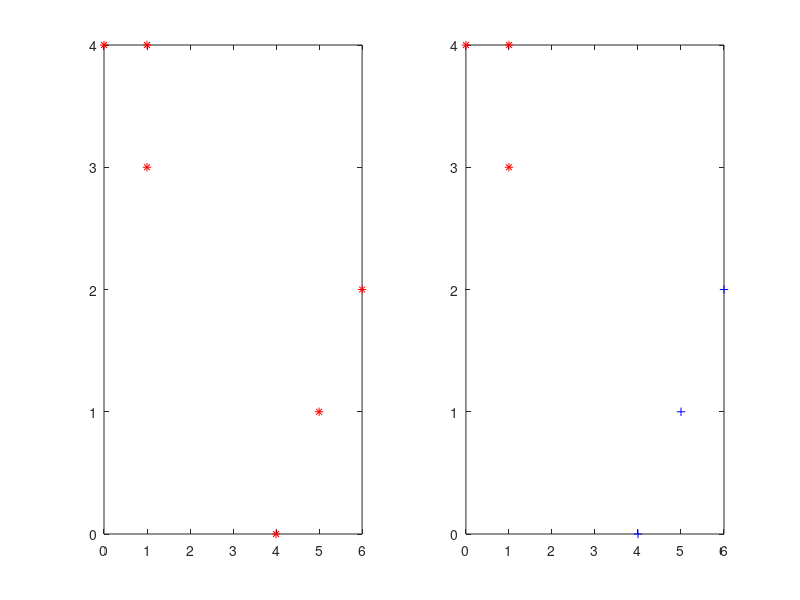

The MATLAB source for this figure:
%input the observation
x=[1 1 0 5 6 4];
y=[4 3 4 1 2 0];

%randomly assign a cluster label and report
for i=1:6
    if rand<0.5
        label(i)=1;
    else
        label(i)=2;
    end
end

%compute the initial cluster center
cluster1_x=x( label==1 );cluster1_y=y( label==1 );
cluster2_x=x( label==2 );cluster2_y=y( label==2 );
center1_x=sum( cluster1_x )/ length(cluster1_x);
center1_y=sum( cluster1_y )/ length(cluster1_y);
center2_x=sum( cluster2_x )/ length(cluster2_x);
center2_y=sum( cluster2_y )/ length(cluster2_y);

%assign each observation for the firs time
for i=1:6
    distance1=(x(i)-center1_x)^2+(y(i)-center1_y)^2;
    distance2=(x(i)-center2_x)^2+(y(i)-center2_y)^2;
    if distance1>distance2
        newlabel(i)=2;
    else
        newlabel(i)=1;
    end
end

%repeat these 2 steps: compute the centroid and assign the observation
%until the answers obtained stop changing
k=0;
while(k<3)%k is to make sure the result does stop changing at least after repeating 3 times.
    label=newlabel;
    cluster1_x=x( label==1 );cluster1_y=y( label==1 );
    cluster2_x=x( label==2 );cluster2_y=y( label==2 );

    center1_x=sum( cluster1_x )/ length(cluster1_x);
    center1_y=sum( cluster1_y )/ length(cluster1_y);
    center2_x=sum( cluster2_x )/ length(cluster2_x);
    center2_y=sum( cluster2_y )/ length(cluster2_y);

    for i=1:6
         distance1=(x(i)-center1_x)^2+(y(i)-center1_y)^2;
         distance2=(x(i)-center2_x)^2+(y(i)-center2_y)^2;
         if distance1>distance2
             newlabel(i)=2;
         else
             newlabel(i)=1;
         end
    end
    if newlabel==label
        k=k+1;
    end
end

cluster1_x=x( newlabel==1 );cluster1_y=y( newlabel==1 );
cluster2_x=x( newlabel==2 );cluster2_y=y( newlabel==2 );
%plot the obsevation
subplot(1,2,1)
plot(x,y,'r*');
%plot the result
subplot(1,2,2)
plot(cluster1_x,cluster1_y,'r*',cluster2_x,cluster2_y,'b+');








